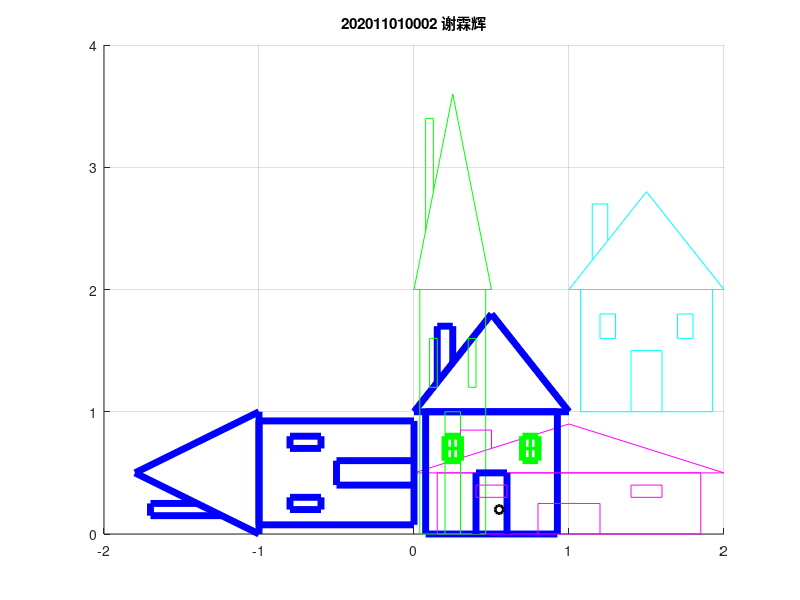

This figure's MATLAB source:
clear;
fun1=@(x)1.6*x+1;
fun2=@(x)2.6-1.6*x;
x=[0,0.5,1,0];
y=[fun1(0),fun1(0.5),fun2(1),fun1(0)];

theta=pi/2;
T=[cos(theta),-sin(theta);sin(theta),cos(theta)];

title("202011010002 谢霖辉");
grid on;
hold on;

plot(x,y,'linewidth',5,'color','blue');
plot(2*x,0.5*y,'color','magenta');
plot(0.5*x,2*y,'color','green');
plot(x+1,y+1,'color','cyan');
xy=[x;y];
xy=T*xy;
plot(xy(1,:),xy(2,:),'linewidth',5,'color','blue');

x=[0.075,0.925,0.925,0.075,0.075];
y=[1,1,0,0,1];
plot(x,y,'linewidth',5,'color','blue');
plot(2*x,0.5*y,'color','magenta');
plot(0.5*x,2*y,'color','green');
plot(x+1,y+1,'color','cyan');
xy=[x;y];
xy=T*xy;
plot(xy(1,:),xy(2,:),'linewidth',5,'color','blue');

x=[0.4,0.4,0.6,0.6];
y=[0,0.5,0.5,0];
plot(x,y,'linewidth',5,'color','blue');
plot(2*x,0.5*y,'color','magenta');
plot(0.5*x,2*y,'color','green');
plot(x+1,y+1,'color','cyan');
xy=[x;y];
xy=T*xy;
plot(xy(1,:),xy(2,:),'linewidth',5,'color','blue');

x=[0.15,0.15,0.25,0.25];
y=[fun1(0.15),1.7,1.7,fun1(0.25)];
plot(x,y,'linewidth',5,'color','blue');
plot(2*x,0.5*y,'color','magenta');
plot(0.5*x,2*y,'color','green');
plot(x+1,y+1,'color','cyan');
xy=[x;y];
xy=T*xy;
plot(xy(1,:),xy(2,:),'linewidth',5,'color','blue');

x=[0.7,0.8,0.8,0.7,0.7];
y=[0.8,0.8,0.6,0.6,0.8];
plot(x,y,'linewidth',5,'color','green');
plot(2*x,0.5*y,'color','magenta');
plot(0.5*x,2*y,'color','green');
plot(x+1,y+1,'color','cyan');
xy=[x;y];
xy=T*xy;
plot(xy(1,:),xy(2,:),'linewidth',5,'color','blue');

x=x-0.5;
plot(x,y,'linewidth',5,'color','green');
plot(2*x,0.5*y,'color','magenta');
plot(0.5*x,2*y,'color','green');
plot(x+1,y+1,'color','cyan');
xy=[x;y];
xy=T*xy;
plot(xy(1,:),xy(2,:),'linewidth',5,'color','blue');

plot([0.2,0.3],[0.7,0.7],'linewidth',2.5,'color','green');
plot([0.7,0.8],[0.7,0.7],'linewidth',2.5,'color','green');
plot([0.25,0.25],[0.8,0.6],'linewidth',2.5,'color','green');
plot([0.75,0.75],[0.8,0.6],'linewidth',2.5,'color','green');

plot(0.55,0.2,'o','linewidth',2,'color','black');